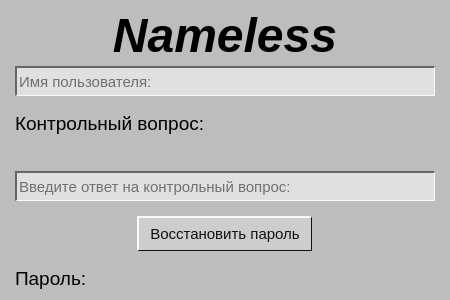
<?xml version="1.0" encoding="UTF-8"?>
<ui version="4.0">
 <class>pswd_forgetw</class>
 <widget class="QWidget" name="pswd_forgetw">
  <property name="geometry">
   <rect>
    <x>0</x>
    <y>0</y>
    <width>450</width>
    <height>300</height>
   </rect>
  </property>
  <property name="minimumSize">
   <size>
    <width>450</width>
    <height>300</height>
   </size>
  </property>
  <property name="maximumSize">
   <size>
    <width>450</width>
    <height>350</height>
   </size>
  </property>
  <property name="windowTitle">
   <string>Nameless Bank</string>
  </property>
  <property name="styleSheet">
   <string notr="true">background: #bdbdbd;</string>
  </property>
  <layout class="QVBoxLayout" name="verticalLayout_4">
   <property name="spacing">
    <number>0</number>
   </property>
   <property name="leftMargin">
    <number>15</number>
   </property>
   <property name="topMargin">
    <number>0</number>
   </property>
   <property name="rightMargin">
    <number>15</number>
   </property>
   <property name="bottomMargin">
    <number>0</number>
   </property>
   <item>
    <widget class="QLabel" name="label">
     <property name="minimumSize">
      <size>
       <width>0</width>
       <height>50</height>
      </size>
     </property>
     <property name="maximumSize">
      <size>
       <width>16777215</width>
       <height>50</height>
      </size>
     </property>
     <property name="font">
      <font>
       <family>Arial</family>
       <pointsize>36</pointsize>
       <weight>50</weight>
       <bold>false</bold>
      </font>
     </property>
     <property name="text">
      <string>&lt;html&gt;&lt;head/&gt;&lt;body&gt;&lt;p&gt;&lt;span style=&quot; font-weight:600; font-style:italic;&quot;&gt;Nameless&lt;/span&gt;&lt;/p&gt;&lt;/body&gt;&lt;/html&gt;</string>
     </property>
     <property name="textFormat">
      <enum>Qt::AutoText</enum>
     </property>
     <property name="alignment">
      <set>Qt::AlignCenter</set>
     </property>
    </widget>
   </item>
   <item>
    <layout class="QVBoxLayout" name="verticalLayout_3">
     <property name="spacing">
      <number>15</number>
     </property>
     <item>
      <layout class="QVBoxLayout" name="verticalLayout_2">
       <property name="spacing">
        <number>15</number>
       </property>
       <item>
        <widget class="QLineEdit" name="le_username">
         <property name="minimumSize">
          <size>
           <width>0</width>
           <height>30</height>
          </size>
         </property>
         <property name="maximumSize">
          <size>
           <width>16777215</width>
           <height>30</height>
          </size>
         </property>
         <property name="font">
          <font>
           <pointsize>11</pointsize>
          </font>
         </property>
         <property name="styleSheet">
          <string notr="true">QLineEdit {
	background: #E0E0E0;
	border: 2px solid #666666;
	border-bottom-width: 1px;
	border-right-width: 1px;
	border-bottom-color: #F9F9F9;
	border-right-color: #F9F9F9;
	color: #000000;
 }
QLineEdit:hover {
	background: #E0E0E0;
	border: 2px solid #666666;
	border-bottom-width: 1px;
	border-right-width: 1px;
	border-bottom-color: #F9F9F9;
	border-right-color: #F9F9F9;
	color: #000000;
 }</string>
         </property>
         <property name="placeholderText">
          <string>Имя пользователя:</string>
         </property>
         <property name="clearButtonEnabled">
          <bool>true</bool>
         </property>
        </widget>
       </item>
       <item>
        <layout class="QVBoxLayout" name="verticalLayout">
         <property name="spacing">
          <number>5</number>
         </property>
         <item>
          <widget class="QLabel" name="lbl_control_question">
           <property name="maximumSize">
            <size>
             <width>16777215</width>
             <height>25</height>
            </size>
           </property>
           <property name="font">
            <font>
             <pointsize>14</pointsize>
            </font>
           </property>
           <property name="text">
            <string>Контрольный вопрос:</string>
           </property>
          </widget>
         </item>
         <item>
          <widget class="QLabel" name="lbl_control_question2">
           <property name="minimumSize">
            <size>
             <width>0</width>
             <height>25</height>
            </size>
           </property>
           <property name="maximumSize">
            <size>
             <width>16777215</width>
             <height>25</height>
            </size>
           </property>
           <property name="font">
            <font>
             <pointsize>14</pointsize>
            </font>
           </property>
           <property name="layoutDirection">
            <enum>Qt::RightToLeft</enum>
           </property>
           <property name="text">
            <string/>
           </property>
           <property name="alignment">
            <set>Qt::AlignRight|Qt::AlignTrailing|Qt::AlignVCenter</set>
           </property>
          </widget>
         </item>
         <item>
          <widget class="QLineEdit" name="le_control_question">
           <property name="minimumSize">
            <size>
             <width>0</width>
             <height>30</height>
            </size>
           </property>
           <property name="maximumSize">
            <size>
             <width>16777215</width>
             <height>30</height>
            </size>
           </property>
           <property name="font">
            <font>
             <pointsize>11</pointsize>
            </font>
           </property>
           <property name="styleSheet">
            <string notr="true">QLineEdit {
	background: #E0E0E0;
	border: 2px solid #666666;
	border-bottom-width: 1px;
	border-right-width: 1px;
	border-bottom-color: #F9F9F9;
	border-right-color: #F9F9F9;
	color: #000000;
 }
QLineEdit:hover {
	background: #E0E0E0;
	border: 2px solid #666666;
	border-bottom-width: 1px;
	border-right-width: 1px;
	border-bottom-color: #F9F9F9;
	border-right-color: #F9F9F9;
	color: #000000;
 }</string>
           </property>
           <property name="placeholderText">
            <string>Введите ответ на контрольный вопрос:</string>
           </property>
           <property name="clearButtonEnabled">
            <bool>true</bool>
           </property>
          </widget>
         </item>
        </layout>
       </item>
       <item alignment="Qt::AlignHCenter">
        <widget class="QPushButton" name="btn_restore">
         <property name="minimumSize">
          <size>
           <width>175</width>
           <height>35</height>
          </size>
         </property>
         <property name="maximumSize">
          <size>
           <width>175</width>
           <height>35</height>
          </size>
         </property>
         <property name="font">
          <font>
           <pointsize>11</pointsize>
          </font>
         </property>
         <property name="styleSheet">
          <string notr="true">QPushButton {
	background: #cdcdcd;
	border: 2px solid #F9F9F9;
	border-bottom-width: 1px;
	border-right-width: 1px;
	border-bottom-color: #111111;
	border-right-color: #111111;
	color: #111111;
 }
QPushButton:pressed {
	background: #aaaaaa;
	border: 2px solid #111111;
	border-bottom-width: 1px;
	border-right-width: 1px;
	border-bottom-color: #F9F9F9;
	border-right-color: #F9F9F9;
	color: #333333;
 }
QPushButton:hover {
	background: #aaaaaa;
	color: #333333;
 }</string>
         </property>
         <property name="text">
          <string>Восстановить пароль</string>
         </property>
        </widget>
       </item>
      </layout>
     </item>
     <item>
      <widget class="QLabel" name="lbl_pswd">
       <property name="maximumSize">
        <size>
         <width>16777215</width>
         <height>25</height>
        </size>
       </property>
       <property name="font">
        <font>
         <pointsize>14</pointsize>
        </font>
       </property>
       <property name="text">
        <string>Пароль: </string>
       </property>
      </widget>
     </item>
    </layout>
   </item>
  </layout>
 </widget>
 <resources/>
 <connections/>
</ui>
